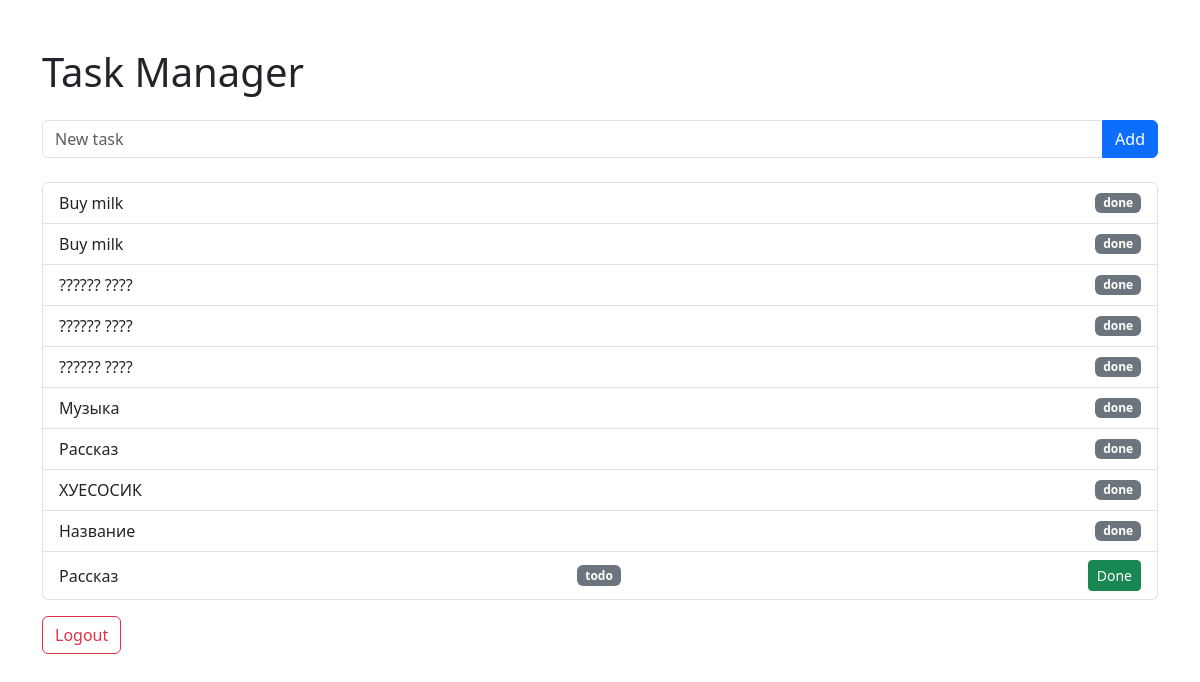
Page /tasks (signed in) on the earlier database version.
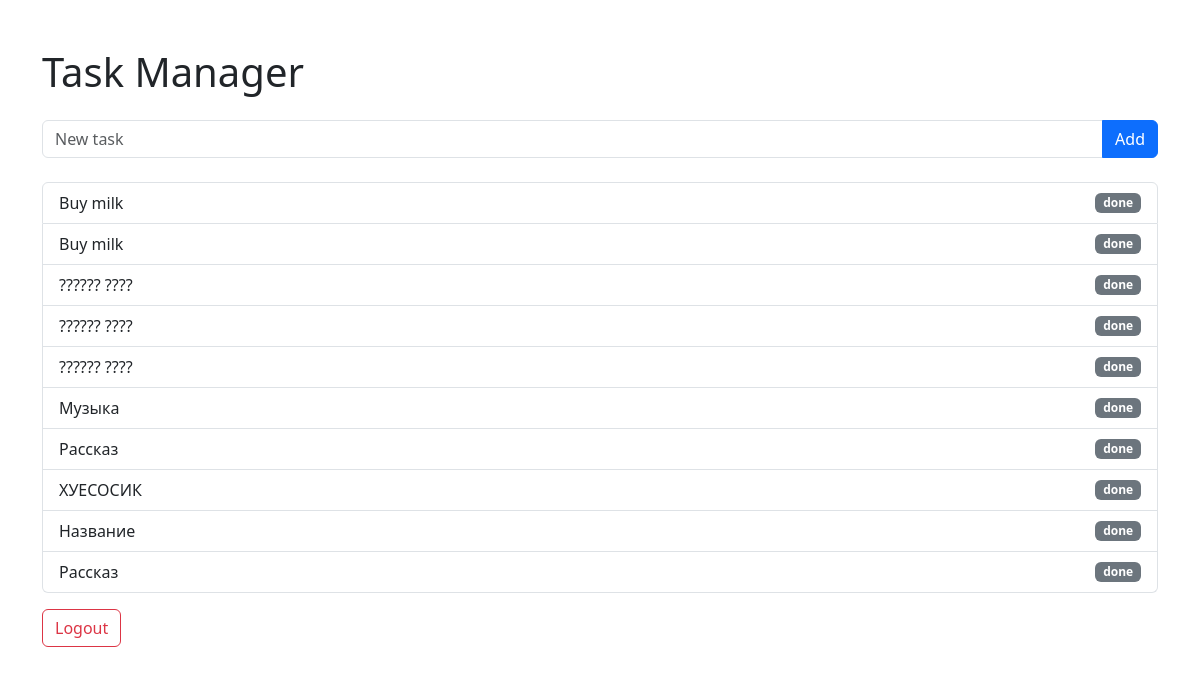
Same page on the later database version.
### tables this page shows
CREATE TABLE tasks 
                     (id INTEGER PRIMARY KEY AUTOINCREMENT, title TEXT, status TEXT);

### main.py (the view, shortened to what this page needs)
@app.route('/tasks', methods=['GET', 'POST'])
def tasks():
    if 'logged_in' not in session or not session['logged_in']:
        return redirect('/login')
    tasks_list = get_all_tasks()
    return render_template('tasks.html', tasks=tasks_list)

### main.py (called while the page is built)
@contextmanager
def get_db_connection():
    conn = sqlite3.connect(DATABASE)
    try:
        yield conn
    finally:
        conn.close()

def get_all_tasks():
    with get_db_connection() as conn:
        c = conn.cursor()
        c.execute('SELECT * FROM tasks')
        return [{'id': row[0], 'title': row[1], 'status': row[2]} for row in c.fetchall()]

### templates/tasks.html (shortened to what this page needs)
<!DOCTYPE html>
<html lang="en">
<head>
    <link href="https://cdn.jsdelivr.net/npm/bootstrap@5.3.3/dist/css/bootstrap.min.css" rel="stylesheet">
</head>
<body>
    <div class="container mt-5">
        <h1 class="mb-4">Task Manager</h1>
        <form method="POST" class="mb-4">
            <div class="input-group">
                <input type="text" name="title" class="form-control" placeholder="New task" required>
                <button type="submit" class="btn btn-primary">Add</button>
            </div>
        </form>
        <ul class="list-group">
            {% for task in tasks %}
                <li class="list-group-item d-flex justify-content-between align-items-center">
                    {{ task.title }}
                    <span class="badge bg-secondary">{{ task.status }}</span>
                    {% if task.status != 'done' %}
                        <form action="/tasks/{{ task.id }}/done" method="POST" class="ms-2">
                            <button type="submit" class="btn btn-success btn-sm">Done</button>
                        </form>
                    {% endif %}
                </li>
            {% endfor %}
        </ul>
        <a href="/logout" class="btn btn-outline-danger mt-3">Logout</a>
    </div>
</body>
</html>

Differences in the rows shown:
changed tasks (number 10 of 10 on the later page): status "todo" → "done"; no longer shows "Done"
